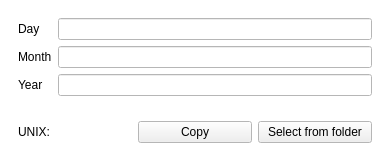
<?xml version="1.0" encoding="UTF-8"?>
<ui version="4.0">
 <class>Extractor</class>
 <widget class="QWidget" name="Extractor">
  <property name="geometry">
   <rect>
    <x>0</x>
    <y>0</y>
    <width>390</width>
    <height>162</height>
   </rect>
  </property>
  <property name="palette">
   <palette>
    <active>
     <colorrole role="Base">
      <brush brushstyle="SolidPattern">
       <color alpha="255">
        <red>255</red>
        <green>255</green>
        <blue>255</blue>
       </color>
      </brush>
     </colorrole>
     <colorrole role="Window">
      <brush brushstyle="SolidPattern">
       <color alpha="255">
        <red>255</red>
        <green>255</green>
        <blue>255</blue>
       </color>
      </brush>
     </colorrole>
    </active>
    <inactive>
     <colorrole role="Base">
      <brush brushstyle="SolidPattern">
       <color alpha="255">
        <red>255</red>
        <green>255</green>
        <blue>255</blue>
       </color>
      </brush>
     </colorrole>
     <colorrole role="Window">
      <brush brushstyle="SolidPattern">
       <color alpha="255">
        <red>255</red>
        <green>255</green>
        <blue>255</blue>
       </color>
      </brush>
     </colorrole>
    </inactive>
    <disabled>
     <colorrole role="Base">
      <brush brushstyle="SolidPattern">
       <color alpha="255">
        <red>255</red>
        <green>255</green>
        <blue>255</blue>
       </color>
      </brush>
     </colorrole>
     <colorrole role="Window">
      <brush brushstyle="SolidPattern">
       <color alpha="255">
        <red>255</red>
        <green>255</green>
        <blue>255</blue>
       </color>
      </brush>
     </colorrole>
    </disabled>
   </palette>
  </property>
  <property name="windowTitle">
   <string>Form</string>
  </property>
  <layout class="QGridLayout" name="gridLayout_4">
   <property name="leftMargin">
    <number>0</number>
   </property>
   <property name="topMargin">
    <number>0</number>
   </property>
   <property name="rightMargin">
    <number>0</number>
   </property>
   <property name="bottomMargin">
    <number>0</number>
   </property>
   <item row="0" column="0">
    <widget class="QWidget" name="widget" native="true">
     <layout class="QVBoxLayout" name="verticalLayout_2">
      <item>
       <widget class="QWidget" name="widget_2" native="true">
        <property name="sizePolicy">
         <sizepolicy hsizetype="Preferred" vsizetype="Maximum">
          <horstretch>0</horstretch>
          <verstretch>0</verstretch>
         </sizepolicy>
        </property>
        <layout class="QFormLayout" name="formLayout">
         <item row="0" column="0">
          <widget class="QLabel" name="label">
           <property name="text">
            <string>Day</string>
           </property>
          </widget>
         </item>
         <item row="0" column="1">
          <widget class="QLineEdit" name="cfg_day"/>
         </item>
         <item row="1" column="0">
          <widget class="QLabel" name="label_2">
           <property name="text">
            <string>Month</string>
           </property>
          </widget>
         </item>
         <item row="1" column="1">
          <widget class="QLineEdit" name="cfg_month"/>
         </item>
         <item row="2" column="0">
          <widget class="QLabel" name="label_3">
           <property name="text">
            <string>Year</string>
           </property>
          </widget>
         </item>
         <item row="2" column="1">
          <widget class="QLineEdit" name="cfg_year"/>
         </item>
        </layout>
       </widget>
      </item>
      <item>
       <widget class="QWidget" name="widget_3" native="true">
        <layout class="QHBoxLayout" name="horizontalLayout">
         <item>
          <widget class="QLabel" name="lbl_unix">
           <property name="text">
            <string>UNIX: </string>
           </property>
          </widget>
         </item>
         <item>
          <widget class="QPushButton" name="btn_copy">
           <property name="text">
            <string>Copy</string>
           </property>
          </widget>
         </item>
         <item>
          <widget class="QPushButton" name="btn_folder">
           <property name="text">
            <string>Select from folder</string>
           </property>
          </widget>
         </item>
        </layout>
       </widget>
      </item>
     </layout>
    </widget>
   </item>
  </layout>
 </widget>
 <resources/>
 <connections/>
</ui>
